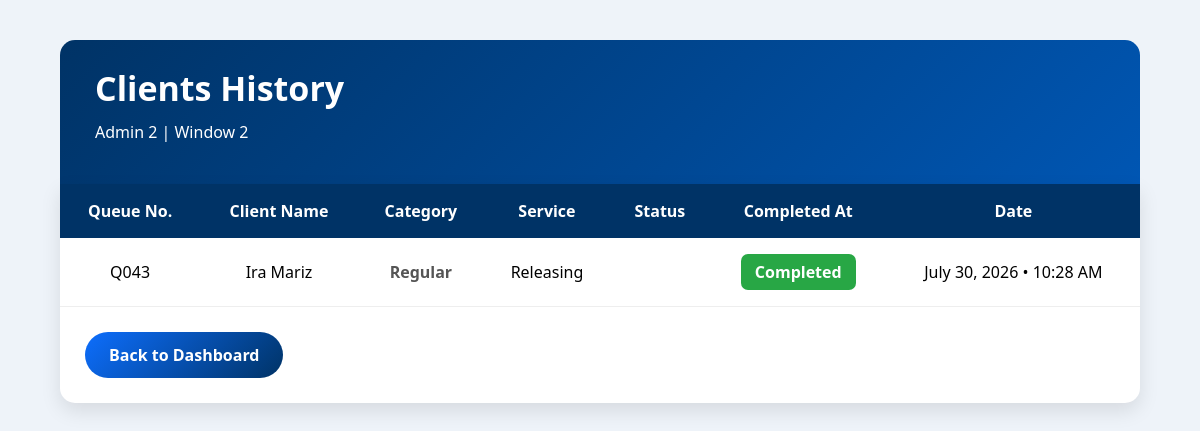
The app's page /admin/history.php (signed in) with its own data.
### tables this page shows
CREATE TABLE `queue` (
  `queue_id` int(11) NOT NULL,
  `queue_number` varchar(20) NOT NULL,
  `client_name` varchar(100) NOT NULL,
  `service_id` int(11) NOT NULL,
  `window_no` int(11) DEFAULT NULL,
  `status` enum('Waiting','Serving','Payment','Completed','Cancelled') DEFAULT 'Waiting',
  `called_at` timestamp NULL DEFAULT NULL,
  `created_at` timestamp NOT NULL DEFAULT current_timestamp(),
  `completed_by` int(11) DEFAULT NULL,
  `completed_at` datetime DEFAULT NULL,
  `senior_citizen` varchar(50) NOT NULL DEFAULT 'No',
  `cancelled_at` datetime DEFAULT NULL
);

CREATE TABLE `services` (
  `service_id` int(11) NOT NULL,
  `service_name` varchar(100) NOT NULL,
  `status` enum('Active','Inactive') DEFAULT 'Active',
  `created_at` timestamp NOT NULL DEFAULT current_timestamp()
);

### admin/history.php (the view, shortened to what this page needs)
<?php
require_once("../includes/db.php");
$admin_id = $_SESSION['user_id'];
$result = mysqli_query($conn, "
SELECT q.*, s.service_name
FROM queue q
JOIN services s
ON q.service_id = s.service_id
WHERE q.status IN ('Completed', 'Cancelled', 'Unavailable')
AND q.completed_by='$admin_id'
ORDER BY
CASE
    WHEN q.status='Completed' THEN q.completed_at
    WHEN q.status='Cancelled' THEN q.cancelled_at
END DESC
");
?>
<!DOCTYPE html>
<html>
<head>
</head>
<body>
<div class="container">
<div class="header">
<h1>
Clients History
</h1>
<p>
<?= htmlspecialchars($_SESSION['fullname']); ?>
|
Window <?= htmlspecialchars($_SESSION['window_no']); ?>
</p>
</div>
<div class="card">
<table>
<tr>
<th>Queue No.</th>
<th>Client Name</th>
<th>Category</th>
<th>Service</th>
<th>Status</th>
<th>Completed At</th>
<th>Date</th>
</tr>
<?php if(mysqli_num_rows($result)>0){ ?>
<?php while($row=mysqli_fetch_assoc($result)){ ?>
<tr>
<td>
<?= htmlspecialchars($row['queue_number']); ?>
</td>
<td>
<?= htmlspecialchars($row['client_name']); ?>
</td>
<td>
<?php if($row['senior_citizen']=="Yes"){ ?>
<span class="badge-senior">
Senior Citizen
</span>
<?php }else{ ?>
<span class="badge-regular">
Regular
</span>
<?php } ?>
</td>
<td>
<?= htmlspecialchars($row['service_name']); ?>
</td>
<td>
<td>
<?php if($row['status']=="Completed"){ ?>
    <span class="badge-completed">Completed</span>
<?php } elseif($row['status']=="Cancelled"){ ?>
    <span class="badge-cancelled">Unavailable</span>
<?php } ?>
</td>
</td>
<td>
<?php
if(!empty($row['completed_at']) &&
   $row['completed_at'] != '0000-00-00 00:00:00'){
    echo date(
        "F j, Y • g:i A",
        strtotime($row['completed_at'])
    );
}else{
    echo "<span style='color:#999;'>-</span>";
}
?>
</td>
</tr>
<?php } ?>
<?php } ?>
</table>
<a href="dashboard.php" class="btn-back">
Back to Dashboard
</a>
</div>
</div>
</body>
</html>

### admin/history.php (style rules this page uses)
body { margin:0; font-family:'Segoe UI',Arial,sans-serif; background:#eef3f9; }
.container { width:90%; max-width:1200px; margin:40px auto; }
.badge-completed { display:inline-block; background:#28a745; color:white; padding:7px 14px; border-radius:7px; font-weight:bold; }
.header { background:linear-gradient( 135deg, #003366, #0056b3 ); color:white; padding:25px 35px; border-radius:15px 15px 0 0; }
.header h1 { margin:0; font-size:34px; }
.header p { margin-top:10px; }
.card { background:white; border-radius:0 0 15px 15px; box-shadow: 0 8px 20px rgba(0,0,0,.1); overflow:hidden; }
table { width:100%; border-collapse:collapse; }
th { background:#003366; color:white; padding:16px; font-size:16px; }
td { padding:16px; text-align:center; border-bottom:1px solid #eee; font-size:16px; }
.badge-regular { color:#555; font-weight:600; }
.btn-back { display:inline-flex; align-items:center; gap:8px; margin:25px; padding:12px 24px; background: linear-gradient( 135deg, #0d6efd, #003366 ); color:white; text-decoration:none; border-radius:50px; font-size:16px; font-weight:bold; transition:.3s; }

### records on screen
queue: queue_number "Q043", client_name "Ira Mariz", senior_citizen "Regular", service.service_name "Releasing", status "Completed", completed_at "July 30, 2026 • 10:28 AM"

### other values on screen
$_SESSION['fullname'] "Admin 2"
$_SESSION['window_no'] "2"
